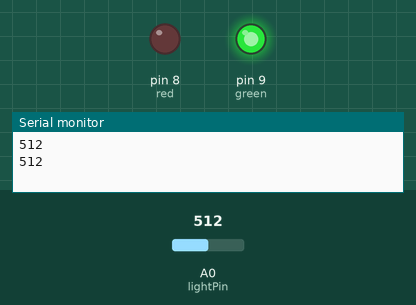
The sketch below on a simulated Arduino Uno, built with avr-gcc and run on an emulated ATmega328P. On the bench: output pins drawn as LEDs (lit = HIGH), the last lines printed to the serial monitor. The inputs (shaded band) are chosen by the test bench; at power-on: A0 (lightPin) = 512.

Above: at 1.8 s.
1.9 s: A0 (lightPin) set to 410
3.4 s: A0 (lightPin) set to 390
At 5.2 s:
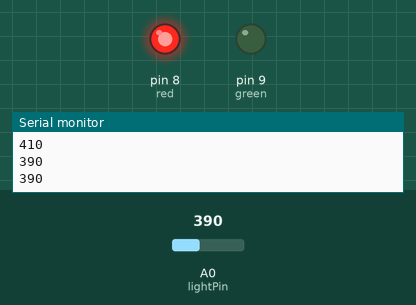
5.5 s: A0 (lightPin) set to 511
At 6.9 s:
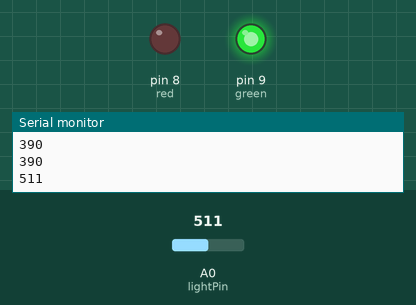
7.5 s: A0 (lightPin) set to 306
At 8.4 s:
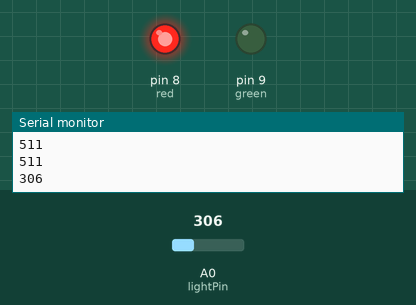
Timing chart, 0 to 10.5 s (numbered marks = the images above; inputs shaded):
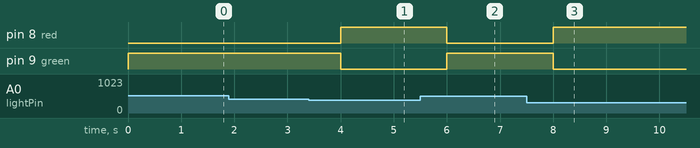

Measured:
- the behaviour switches between 400 and 399 on A0 (lightPin) (found by bisection; images 0 and 1)
- after the input at 3.4 s, pin 8 (red): LOW → HIGH after 0.60 s; pin 9 (green): HIGH → LOW after 0.60 s
- after the input at 5.5 s, pin 8 (red): HIGH → LOW after 0.50 s; pin 9 (green): LOW → HIGH after 0.50 s
- after the input at 7.5 s, pin 8 (red): LOW → HIGH after 0.50 s; pin 9 (green): HIGH → LOW after 0.50 s

The sketch:

Photoresistor-Photodetector.ino
```cpp
//Simple program which uses photoresistor to detect light intensity and turn on respective led.
//High intensity => Low resistance
//Low intensity => High resistance

//Initialising variables
int lightPin = A0; //Photoresistor analogRead pin
int LightVal; //Analogread resistance value
int wait = 1000;

//LEDPin variables
int red=8;
int green=9;

void setup() {
  // put your setup code here, to run once:

  //Setting up serial monitor and light pins.
pinMode(lightPin,INPUT);
pinMode(red,OUTPUT);
pinMode(green,OUTPUT);
Serial.begin(9600);
}

void loop() {
  // put your main code here, to run repeatedly:

  //Analog reading photoresistor resistance
LightVal = analogRead(lightPin);
Serial.println(LightVal);

//LOW intensity => Green on and Red off.
if(LightVal>=400){
  digitalWrite(green,HIGH);
  digitalWrite(red,LOW);
}

//HIGH intensity => Green off and Red on.
if(LightVal<400){
  digitalWrite(red,HIGH);
  digitalWrite(green,LOW);
}

  //Wait time for main loop.
delay(wait);
}
```
